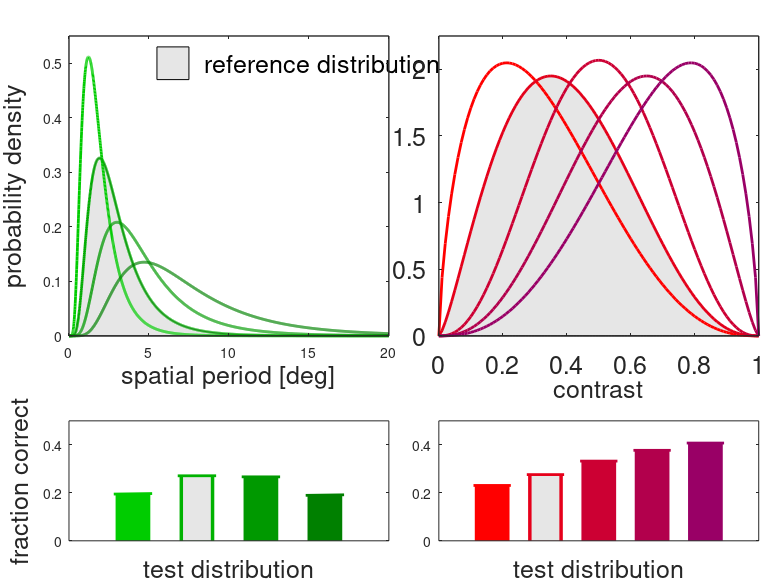
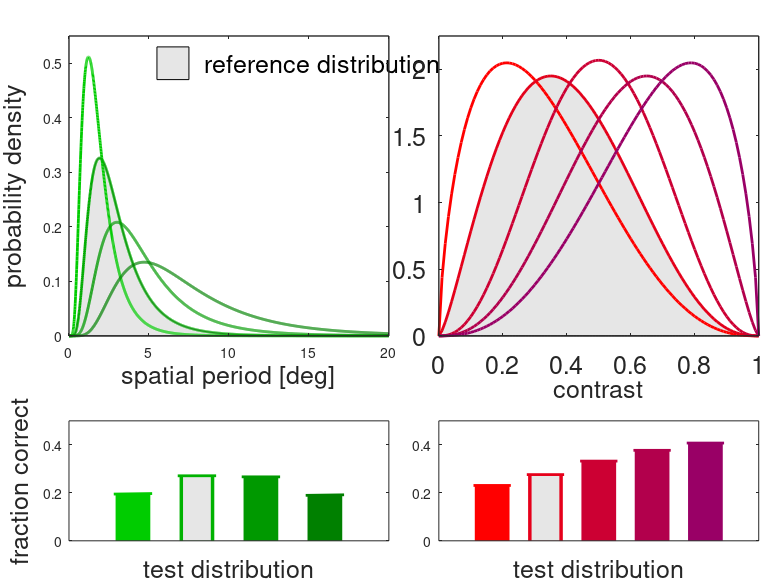

These charts were generated, in order, by the following MATLAB code:
% script for creating Fig. 5
% input data:
%   script_4d_lognorm_data.mat
%   script_4d_beta_data.mat

close all
clearvars
cd(fileparts(which(mfilename)));
addpath('../functions/');

font_size = 18;
bigfont_size = 24;

light_grey = [.9 .9 .9];

width = 320;
height1 = 300;
height2 = 120;
mtop = 35;
mbottom = 45;
mright = 20;
mleft = 70;
gapx = 50;
gapy = 85;
barwidth = 15;
smallbargap = 2;

figure_width = mleft+2*width+gapx+mright;
figure_height = mbottom+height2+gapy+height1+mtop;
set(gcf,'unit','pixel','position',[0 0 figure_width figure_height])
set(gcf,'color','white')

% panel A

axes_position = [mleft mbottom+height2+gapy width height1];
axes('unit','pixel','position',axes_position)
set(gca,'FontName','Helvetica','fontsize',font_size,'linewidth',1)

text(-0.18,1.05,'A','fontname','Helvetica','fontsize',bigfont_size,'units','normalized')
plot([])
hold on

xmin = 0.01; xmax = 20; dx = 0.01;
pmu_values = [0.5 0.95 1.4 1.85];
psigma_values = [0.55 0.55 0.55 0.55];
colors1 = [0 .8 0; 0 .7 0; 0 .6 0; 0 .5 0];

m = 2;
pmu = pmu_values(m);
psigma = psigma_values(m);
lognorm = @(x) exp(-(log(x)-pmu).^2/psigma^2/2)./x/psigma/sqrt(2*pi);
xx = xmin:dx:xmax;
yy = lognorm(xx)/integral(lognorm,xmin,xmax);
area(xx,yy,'FaceColor',light_grey)
set(gca,'layer','top','linewidth',1) 

M1 = length(pmu_values);
for m = 1:M1
    pmu = pmu_values(m);
    psigma = psigma_values(m);
    lognorm = @(x) exp(-(log(x)-pmu).^2/psigma^2/2)./x/psigma/sqrt(2*pi);
    xx = xmin:dx:xmax;
    yy = lognorm(xx)/integral(lognorm,xmin,xmax);
    plot(xx,yy,'color',colors1(m,:),'linewidth',2)
end

set(gca,'xlim',[0 xmax],'ylim',[0 0.55])
xlabel('spatial period [deg]','fontname','Helvetica','fontsize',font_size)
ylabel('probability density','fontname','Helvetica','fontsize',font_size)
ylabh = get(gca,'ylabel');
set(ylabh,'position',get(ylabh,'position') - [0.45 0 0])

patch([5.5 7.5 7.5 5.5],[0.47 0.47 0.53 0.53],light_grey)
text(8.5,0.5,'reference distribution','fontname','Helvetica','fontsize',font_size)

% panel B

axes_position = [mleft+width+gapx mbottom+height2+gapy width height1];
axes('unit','pixel','position',axes_position)
set(gca,'FontName','Helvetica','fontsize',font_size,'linewidth',1)

text(-0.1,1.05,'C','FontName','Helvetica','fontsize',bigfont_size,'units','normalized')
plot([])
hold on

c_resolution = 0.01;
palpha_values = [1.7 2.4 3.6 3.6 3.6];
pbeta_values = [3.6 3.6 3.6 2.4 1.7];
colors2 = [1 0 0; .9 0 .1; .8 0 .2; .7 0 .3; .6 0 .4];

m = 2;
palpha = palpha_values(m);
pbeta = pbeta_values(m);
beta = @(x) (x.^(palpha-1)).*(1-x).^(pbeta-1);
xx = 0:c_resolution:1;
yy = beta(xx)/integral(beta,0,1);
area(xx,yy,'FaceColor',[.9 .9 .9])
set(gca,'layer','top','linewidth',1) 

M2 = length(palpha_values);
for m = 1:M2
    palpha = palpha_values(m);
    pbeta = pbeta_values(m);
    beta = @(x) (x.^(palpha-1)).*(1-x).^(pbeta-1);
    xx = 0:c_resolution:1;
    yy = beta(xx)/integral(beta,0,1);
    plot(xx,yy,'color',colors2(m,:),'linewidth',2)
end

set(gca,'xlim',[0 1],'fontsize',font_size)
set(gca,'ylim',[0 2.25],'fontsize',font_size)
xlabel('contrast','FontName','Helvetica','fontsize',font_size)

% panel C

axes_position = [mleft mbottom width height2];
axes('unit','pixel','position',axes_position)
set(gca,'FontName','Helvetica','fontsize',font_size,'linewidth',1)

text(-0.185,1.25,'B','fontsize',bigfont_size,'units','normalized')
plot([])
hold on

set(gca,'xlim',[0 M1+1],'xtick',[])
set(gca,'ylim',[0 .5],'ytick',[0 .2 .4])
xlabel('test distribution','FontName','Helvetica','fontsize',font_size)
ylabel('fraction correct','FontName','Helvetica','fontsize',font_size)
ylabh = get(gca,'ylabel');
set(ylabh,'position',get(ylabh,'position') - [0.1 0 0])
 
load('script_4d_lognorm_data.mat','OPT_FC','GREY_FC')
 
dm = 0.3;
order = [2 1 3 4];
for m = 1:M1
       line([m m],[0 GREY_FC(order(m))],'color',colors1(m,:),'linewidth',25)
       if m == 2
           line([m m],[0 GREY_FC(order(m))],'color',[.9 .9 .9],'linewidth',20)
       end
       line([m-dm m+dm],[OPT_FC(order(m)) GREY_FC(order(m))],'color',colors1(m,:),'linewidth',2)
end
set(gca,'layer','top') 

% panel D

axes_position = [mleft+width+gapx mbottom width height2];
axes('unit','pixel','position',axes_position)
set(gca,'FontName','Helvetica','fontsize',font_size,'linewidth',1)

text(-0.1,1.25,'D','fontsize',bigfont_size,'units','normalized')
plot([])
hold on

set(gca,'xlim',[0 M2+1],'xtick',[])
set(gca,'ylim',[0 .5],'ytick',[0 .2 .4])
xlabel('test distribution','FontName','Helvetica','fontsize',font_size)

load('script_4d_beta_data.mat','OPT_FC','GREY_FC')

dm = 0.35;
for m = 1:M2
      line([m m],[0 GREY_FC(m)],'color',colors2(m,:),'linewidth',25)
      if m == 2
          line([m m],[0 GREY_FC(m)],'color',[.9 .9 .9],'linewidth',20)
      end
      line([m-dm m+dm],[OPT_FC(m) OPT_FC(m)],'color',colors2(m,:),'linewidth',2)
end
set(gca,'layer','top') 

set(gcf,'PaperPositionMode','auto','papersize',[28 21]);
print(gcf,'Fig5','-dpdf','-r0')
saveas(gcf,sprintf('%s.png',mfilename));